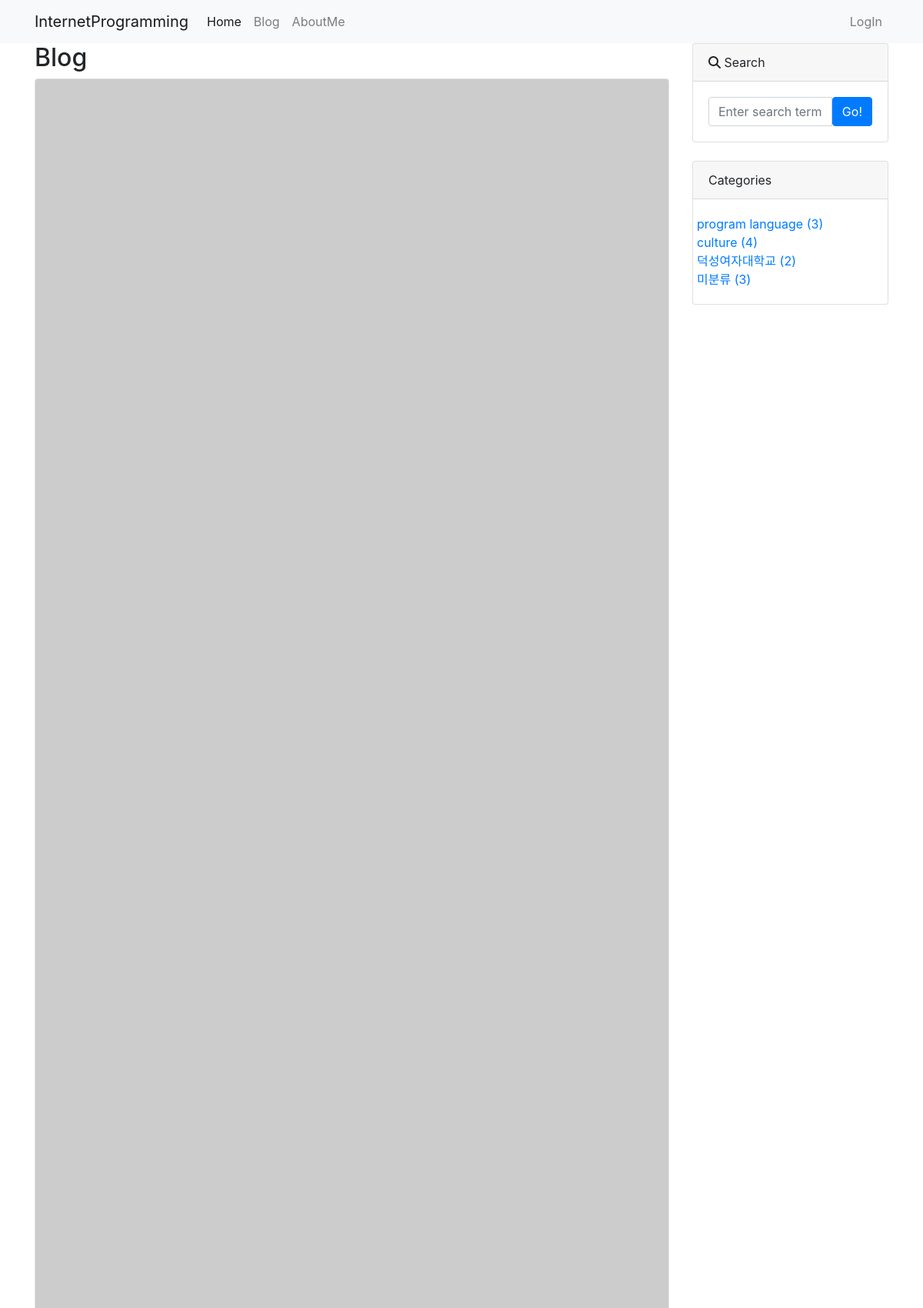
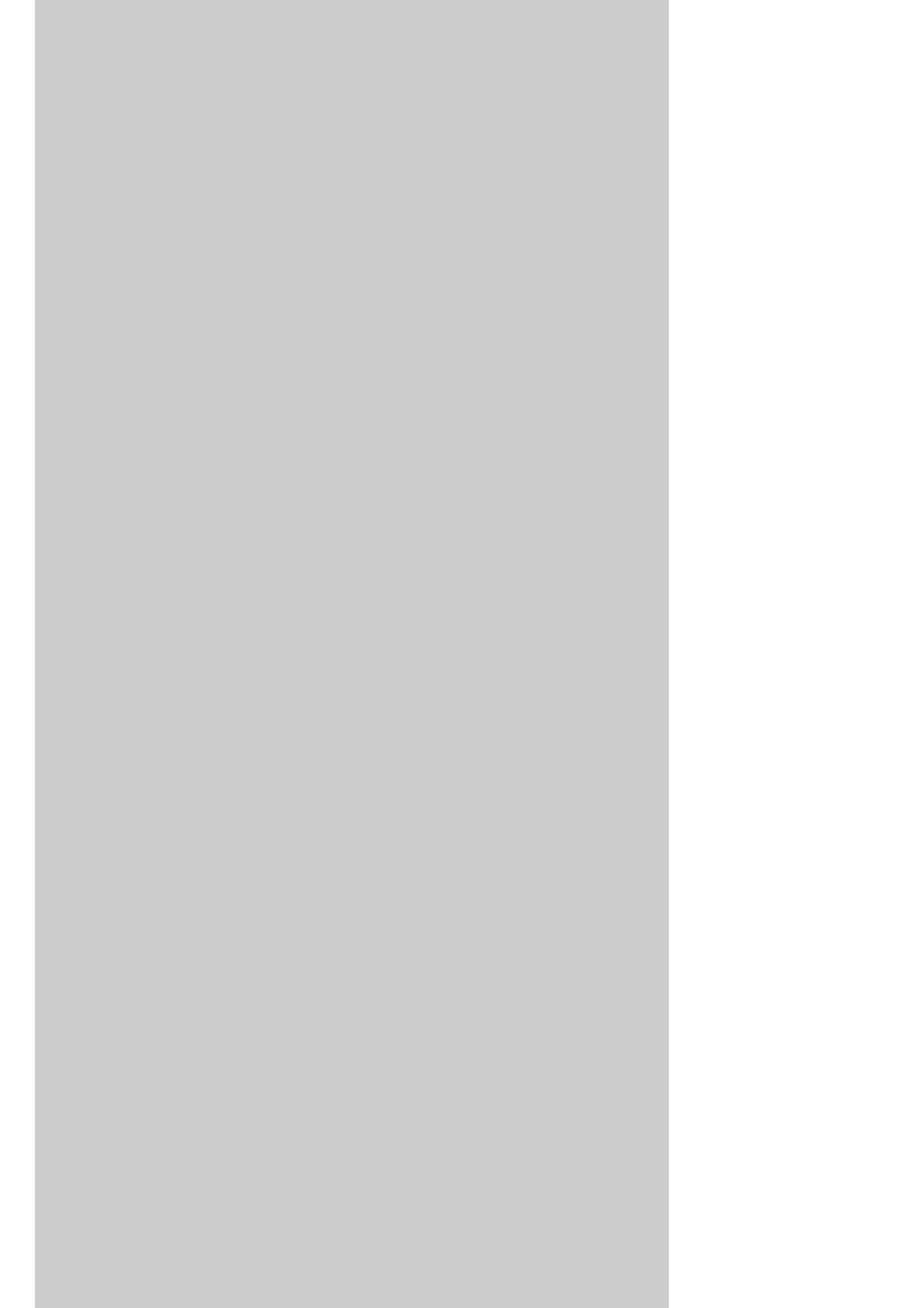
Screenshot of /blog/ (upper part) with the database file from the repository (2 pictures, top to bottom).
### blog/models.py (models this page shows, shortened)
class Post(models.Model):
    title = models.CharField(max_length=30)
    hook_text = models.CharField(max_length=100, blank=True)
    content = models.TextField()
    head_image = models.ImageField(upload_to='blog/images/%Y/%m/%d/', blank=True)
    file_upload = models.FileField(upload_to='blog/files/%Y/%m/%d/', blank=True)
    created_at = models.DateTimeField(auto_now_add=True)
    updated_at = models.DateTimeField(auto_now=True)
    author = models.ForeignKey(User, null=True, on_delete=models.SET_NULL) # CASCADE
    category = models.ForeignKey(Category, null=True, blank=True, on_delete=models.SET_NULL)
    tags = models.ManyToManyField(Tag, null=True, blank=True)
    def get_absolute_url(self):
        return f'/blog/{self.pk}/' #primary key

class Category(models.Model):
    name = models.CharField(max_length=50, unique=True)
    slug = models.SlugField(max_length=200, unique=True, allow_unicode=True)
    def __str__(self):
        return self.name
    def get_absolute_url(self):
        return f'/blog/category/{self.slug}'
    class Meta:
        verbose_name_plural = 'Categories'

### blog/views.py (the view)
# urls.py: path('', views.PostList.as_view()),
class PostList(ListView):
    model = Post
    ordering = '-pk'
    paginate_by = 5
    def get_context_data(self, *, object_list=None, **kwargs):
        context = super(PostList,self).get_context_data()
        context['categories'] = Category.objects.all()
        context['no_category_post_count'] = Post.objects.filter(category=None).count
        return context

### blog/models.py (called while the page is built)
    def __str__(self):
        return self.name

    def get_absolute_url(self): # IP주소/blog/tag/slug/
        return f'/blog/tag/{self.slug}/'

### blog/templates/blog/post_list.html (shortened to what this page needs)
{% extends 'blog/base.html' %}
{% block main_area %}
          <h2>Blog
          </h2>
          {% if post_list.exists %}
          {% for p in post_list %}
          <div class="card mb-4" id="post-{{p.pk}}">
            {% if p.head_image %}
            <img class="card-img-top" src="{{p.head_image.url}}" alt="{{p}}의 head_image" />
            {% else %}
            <img class="card-img-top" src="https://picsum.photos/seed/{{p.pk}}/800/200" alt="random image" />
            {% endif %}
          </div>
          {% endfor %}
          {% else %}
          <h5>아무 게시물이 없습니다.</h5>
          {% endif %}
{% endblock %}

### blog/templates/blog/sidebar.html (shortened to what this page needs)
          <div class="card mb-4">
            <div class="card-header"><i class="fa-solid fa-magnifying-glass"></i> Search</div>
            <div class="card-body">
              <div class="input-group">
                <input id="search-input" class="form-control" type="text" placeholder="Enter search term..." aria-label="Enter search term..." aria-describedby="button-search" />
                <button class="btn btn-primary" id="button-search" type="button" onclick="searchPost()">Go!</button>
              </div>
            </div>
          </div>
          <div class="card mb-4" id='category-card'>
            <div class="card-header">Categories</div>
            <div class="card-body">
              <div class="row">
                <ul class="list-unstyled mb-0">
                  {% for c in categories %}
                    <li><a href="{{c.get_absolute_url}}">{{c}} ({{c.post_set.count}})</a></li>
                  {% endfor %}
                    <li><a href="/blog/category/no_category/">미분류 ({{no_category_post_count}})</a></li>
                </ul>
              </div>
            </div>
          </div>

### rows the page displays
Category: name "program language", post_set.count "3"
Category: name "culture", post_set.count "4"
Category: name "덕성여자대학교", post_set.count "2"

### other values shown
{{ no_category_post_count }} "3"
